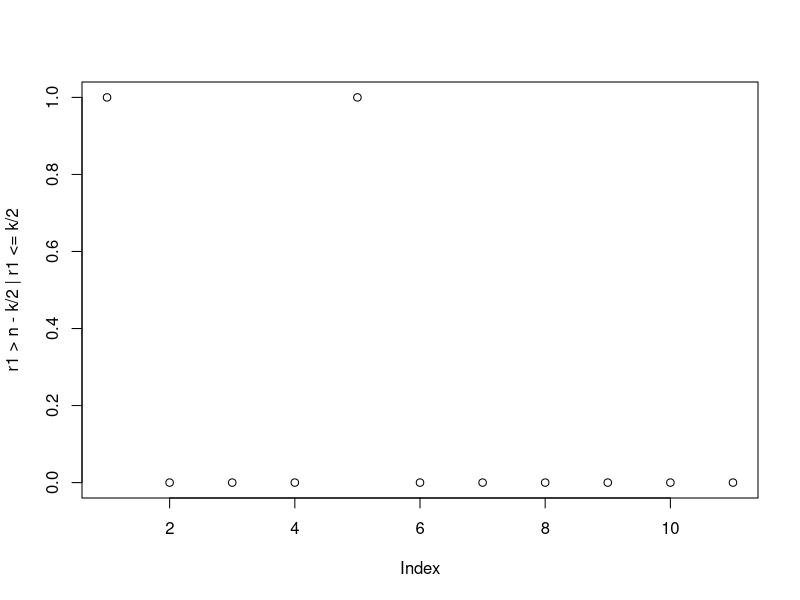
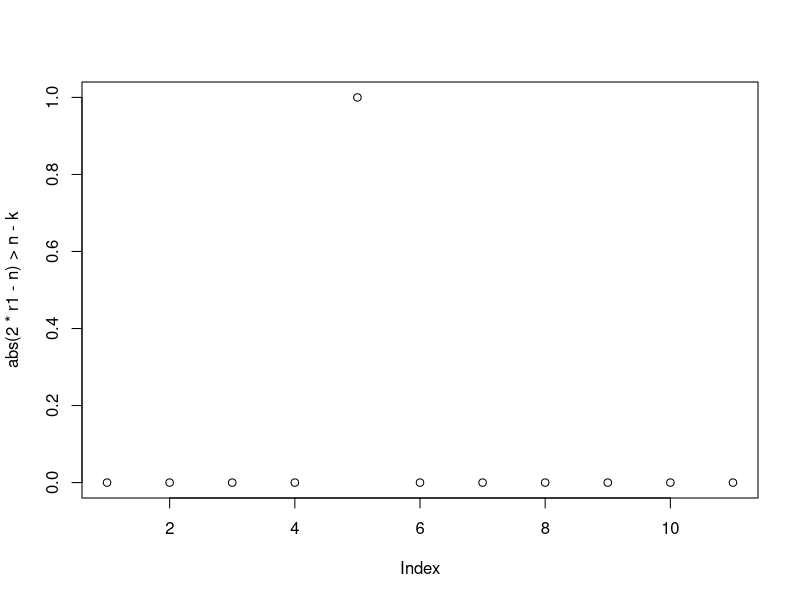
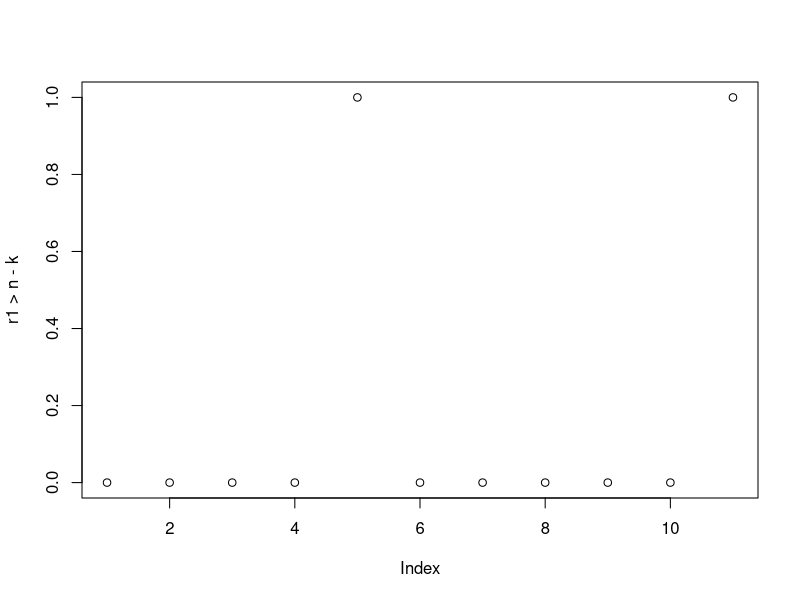

Generate these figures, in order, with R: (Note: this script raises an error after producing the figures.)
# Understand causal tail coefficient with both tails
n <- 11
x1 <- runif(n)
r1 <- rank(x1)
x2 <- runif(n)
r2 <- rank(x2)
k <- 2
plot(r1 > n - k/2 | r1 <= k/2)
plot(abs(2 * r1 - n) > n - k)
plot(r1 > n - k)
sum(r1 > n - k / 2 | r1 <= k / 2)
table(abs(r2 - (n + 1)/2))
table(r2)
1 / (k * n) * sum(2 * abs(r2[r1 > n - k / 2 | r1 <= k / 2] - (n + 1)/2))

set.seed(1991)
n <- 5e2
X1 <- rt(n, df = 2.5)
X2 <- X1 + rt(n, df = 2.5)
X3 <- X1 + rt(n, df = 2.5)
dat <- cbind(X1, X2, X3)
compute_gamma_matrix(dat, both_tails = FALSE)
compute_gamma_matrix(dat, both_tails = TRUE)
pairs(dat)

# Rescale betas so that SNR = (1 - w)/w
p <- 3
g <- rbind(c(0, 1, 1), c(0, 0, 1), c(0, 0, 0))
A <- random_coeff(g, two_intervals = FALSE)
B <- t(A)
path <- solve(diag(p) - B)
has_parent <- apply(g, 2, sum) != 0
w <- .4
diag(path)[has_parent] <- sqrt(w)

path_temp <- path^2
diag(path_temp) <- 0
s <- apply(path_temp, 1, sum)
s[s != 0] <-  sqrt(1 / (s[s != 0]) * (1 - w))
s[s == 0] <- 1
mm <- matrix(rep(s, p), ncol = p)
diag(mm) <- 1
out <- path * mm
apply(out^2, 1, sum)
A_mod <- t(diag(p) - solve(out))
A
A_mod
